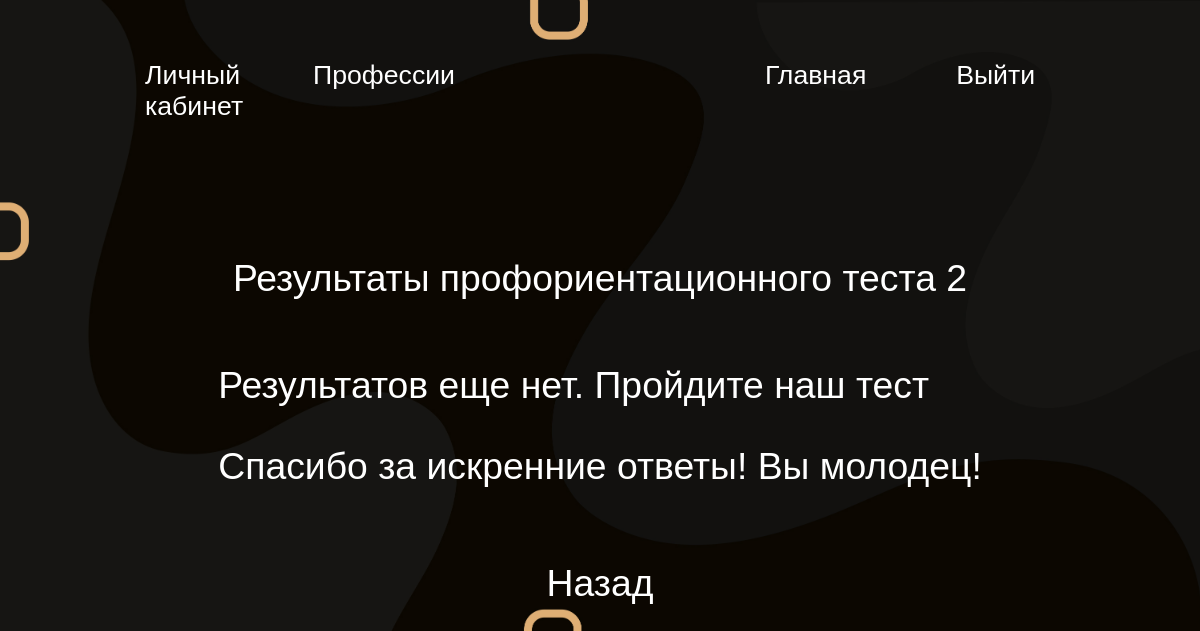
Page /test2_results (signed in) on the earlier database version.
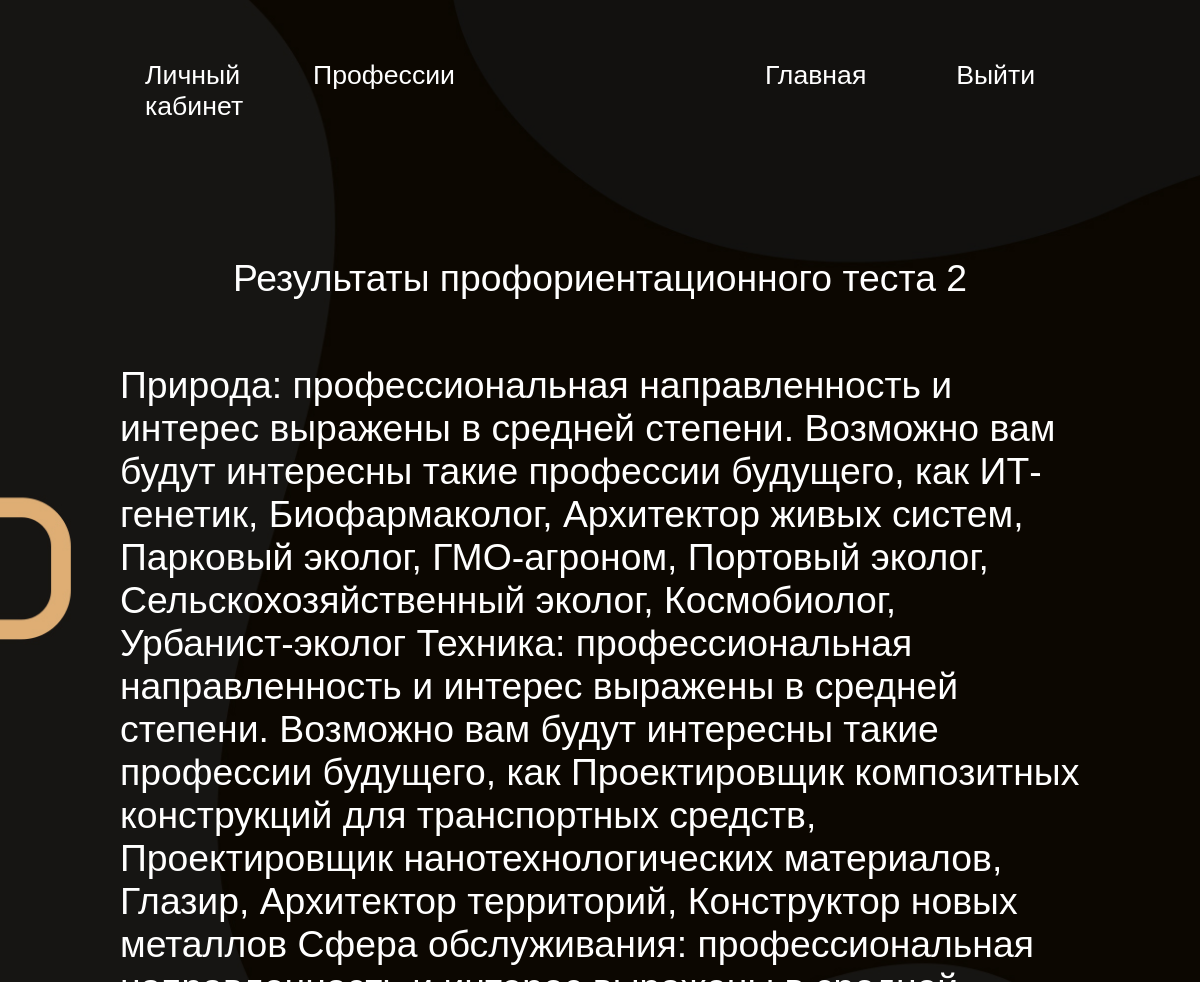
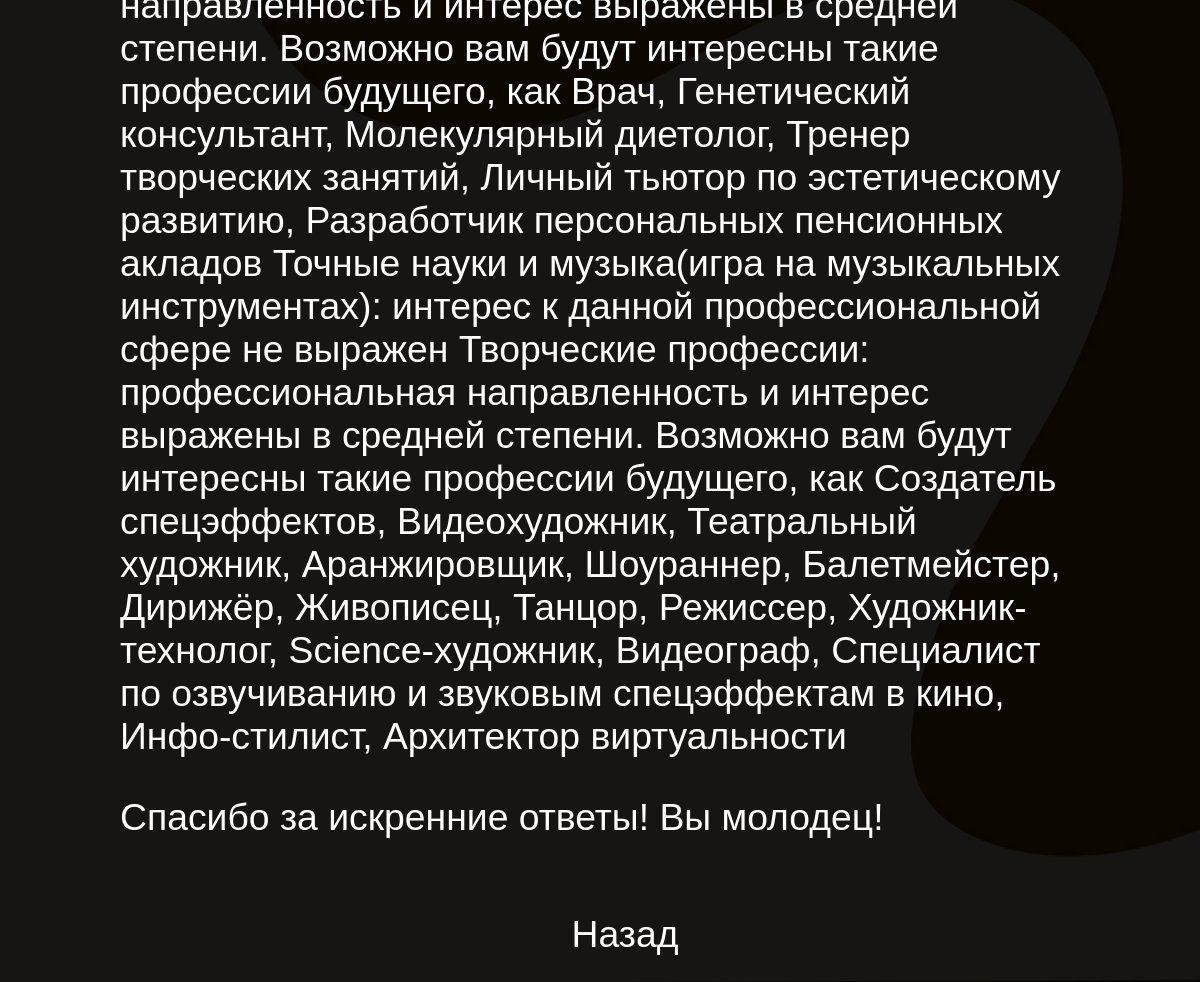
Same page on the later database version (2 pictures, top to bottom).
### Project/data/models/users.py (models this page shows, shortened)
class User(SqlAlchemyBase, UserMixin, SerializerMixin):
    __tablename__ = 'users'
    id = Column(Integer, primary_key=True, autoincrement=True)
    surname = Column(String)
    name = Column(String)
    country = Column(String)
    city = Column(String)
    email = Column(String, index=True, unique=True)
    age = Column(Integer)
    test1_results = Column(String)
    test2_results = Column(String)
    hashed_password = Column(String)

### Project/application.py (the view)
@app.route('/test2_results')
@login_required
def test2_results():
    results = current_user.test2_results
    if results:
        return render_template('results_test2.html', title='Результаты теста', results=results)
    return render_template('results_test2.html', title='Результаты теста', results='Результатов еще нет. Пройдите наш тест')

### Project/application.py (called while the page is built)
@login_manager.user_loader
def load_user(user_id):
    db = db_session.create_session()
    return db.query(User).get(user_id)

### Project/data/db_session.py (called while the page is built)
def create_session() -> orm.Session:
    global __factory
    return __factory()

### Project/templates/results_test2.html (shortened to what this page needs)
{% extends 'base.html' %}
{% block content %}
<main class='text-center container'>
    <h1 class="professions-categories" align="center">Результаты профориентационного теста 2</h1>
    <div class="container text-center">
        <p class="text">
            {{ results }}
        </p>
        {% if results != "Результатов еще нет. Пройдите наш тест 2" %}
        <p class="text">Спасибо за искренние ответы! Вы молодец!</p>
        {% endif %}
        <a href="/account_info"><div align="center" class="menu_point text">Назад</div></a><br>
    </div>
    </main>
{% endblock %}

### Project/templates/base.html (shortened to what this page needs)
<!doctype html>
<html lang="ru">
<head>
    <link rel="stylesheet" href="{{ url_for('static', filename='css/style1.css') }}">
</head>
<body>
    <div class="header">
			<ul class="log_menu" align="left">
                {% if current_user.is_authenticated %}
                    <a href="/account_info"><li class="menu_point"  id="menu_button_1">Личный кабинет</li></a>
                    <a href="/professions/categories"><li class="menu_point"  id="menu_button_2">Профессии</li></a>
                {% else %}
				<a href="/register"><li class="menu_point"  id="menu_button_1">Зарегистрироваться</li></a>
				<a href="/login"><li class="menu_point"  id="menu_button_2">Войти</li></a>
                {% endif %}
			</ul>
			<ul class="menu" align="right">
				<a href="/"><li class="menu_point"  id="menu_button_3">Главная</li></a>
                {% if current_user.is_authenticated %}
				<a href="/logout"><li class="menu_point" id="menu_button_4">Выйти</li></a>
                {% else %}
                <a href="/professions/categories"><li class="menu_point"  id="menu_button_4">Профессии</li></a>
                {% endif %}
			</ul>
    </div>
    <div class="content">
        {% block content %}
        {% endblock %}
    </div>
</body>
</html>

### Project/static/css/style1.css (style rules this page uses)
body { margin: 0px; padding: 0px; width: 100%; min-height: 100vh; font-family: Arial; background: url(images/background.png) no-repeat; -moz-background-size: cover; -webkit-background-size: cover; -o-background-size: cover; background-size: cover; color: white; }
a { text-decoration: none; color: white; }
ul { padding: 0; }
.header { padding-top: 50px; display: flex; flex-direction: row; justify-content: space-around; width: 100%; }
.log_menu { display: flex; flex-direction: row; justify-content: space-around; width: 30%; margin: 0; list-style-type: none; color: white; font-size: 20pt; }
.menu { display: flex; flex-direction: row; justify-content: space-around; width: 30%; margin: 0; list-style-type: none; color: white; font-size: 20pt; }
.menu_point { color: white; padding-top: 10px; padding-bottom: 10px; padding-left: 25px; padding-right: 25px; border-radius: 30px; animation-duration: 1s; animation-name: unfade; transition: 1s; }
.content { display: flex; flex-direction: row; justify-content: space-around; margin-top: 100px; width: 80%; padding-left: 10%; padding-right: 10%; }
.text { color: white; animation-duration: 1s; animation-name: unfade; font-weight: normal; font-size: 28pt; }
.professions-categories { color: white; font-weight: normal; font-size: 28pt; animation-duration: 1s; animation-name: unfade_banner; }
@media screen and (orientation: portrait) { .content { flex-direction: column; justify-content: space-between; } }
@media screen and (orientation: portrait) { .text { width: 100%; } }

### Project/templates/base.html (style rules this page uses)
body { background: url(../static/img/background.png) no-repeat; -moz-background-size: cover; -webkit-background-size: cover; -o-background-size: cover; background-size: cover; }

Differences in the rows shown:
now on this page (row edited): User: test2_results "Природа: профессиональная направленность и интерес выражены в средней степени. Возможно вам будут интересны такие профессии будущего, как ИТ-генетик, Биофармаколог, Архитектор живых систем, Парковый эколог, ГМО-агроном, Портовый эколог, Сельскохозяйственный эколог, Космобиолог, Урбанист-эколог Техника: профессиональная направленность и интерес выражены в средней степени. Возможно вам будут интересны такие профессии будущего, как Проектировщик композитных конструкций для транспортных средств, Проектировщик нанотехнологических материалов, Глазир, Архитектор территорий, Конструктор новых металлов Сфера обслуживания: профессиональная направленность и интерес выражены в средней степени. Возможно…"
Other differences:
{{ results }}: "Результатов еще нет. Пройдите наш тест" → (not shown)
